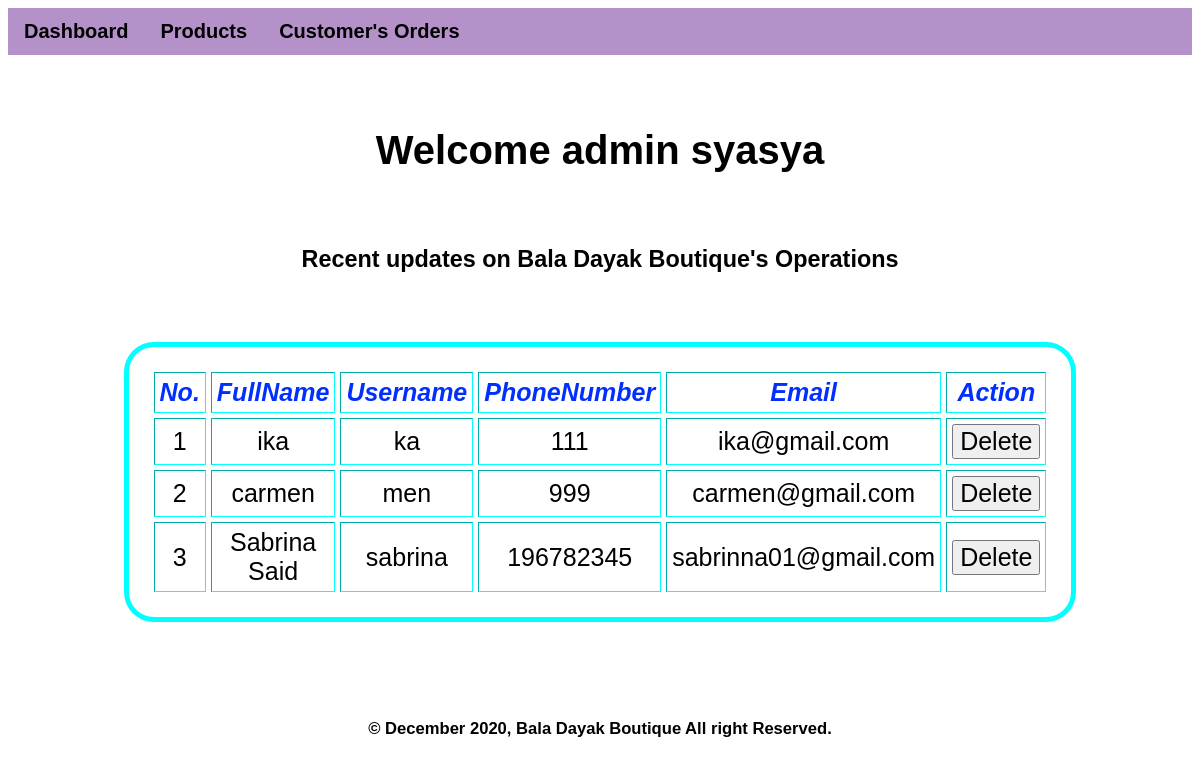
/dashboard.php (signed in), run on the app's committed database.
### tables this page shows
CREATE TABLE `member` (
  `UserID` int(10) UNSIGNED NOT NULL,
  `FullName` varchar(30) NOT NULL DEFAULT '',
  `Username` varchar(20) NOT NULL DEFAULT '',
  `PhoneNumber` int(12) DEFAULT 0,
  `Email` varchar(30) NOT NULL DEFAULT '',
  `Password` varchar(6) NOT NULL DEFAULT '',
  `Gender` text DEFAULT NULL,
  `Address` text DEFAULT NULL
);

### dashboard.php (the view, shortened to what this page needs)
<?php
    if(isset($_SESSION['AdminUserName'])){
        include_once('headerAdmin.php');
    }
    else{
        $URL="index.php";
        echo "<script type='text/javascript'>document.location.href='{$URL}';</script>";
        echo '<META HTTP-EQUIV="refresh" content="0;URL=' . $URL . '">';
    }
?>
<?php
    include('connect.php')
?>
<!DOCTYPE HTML>
<html>
        <head>
            <link rel="stylesheet" id="style" href="style.css">
        </head>
        <body>
            <h1>
                <center>
                    Welcome admin <?php echo  $_SESSION['AdminUserName']; ?>
                </center>
            </h1>
            <br>
            <h3>
                <center>
                    Recent updates on Bala Dayak Boutique's Operations
                </center>
            </h3>
            <div class="header">
                <br><br>
                <div>
                <?php
                    $query = "Select UserID, FullName, Username, PhoneNumber, Email From Member";
                    $result = mysqli_query($conn, $query);
                    $memberRowNum = mysqli_num_rows($result);
                    $memberArray[$memberRowNum][5]=array();
                    $i=0;
                    while($row = mysqli_fetch_array($result)){
                        $memberArray[$i][0]=$row['UserID'];
                        $memberArray[$i][1]=$row['FullName'];
                        $memberArray[$i][2]=$row['Username'];
                        $memberArray[$i][3]=$row['PhoneNumber'];
                        $memberArray[$i][4]=$row['Email'];
                        $i++;
                    }
                    ?>
                    <table align="center" cellspacing="5" cellpadding="5" border="solid" class="UserManagement">
                        <tr>
                            <td id="dashboardTableTitle">No.</td>
                            <td id="dashboardTableTitle">FullName</td>
                            <td id="dashboardTableTitle">Username</td>
                            <td id="dashboardTableTitle">PhoneNumber</td>
                            <td id="dashboardTableTitle">Email</td>
                            <td id="dashboardTableTitle">Action</td>
                        </tr>
                    <?php
                        for ($j=0;$j<$memberRowNum; $j++) {
                    ?>
                        <tr>
                            <td><?php $listNum = $j+1; echo $listNum; ?></td>
                            <td><?php echo $memberArray[$j][1] ?></td>
                            <td><?php echo $memberArray[$j][2] ?></td>
                            <td><?php echo $memberArray[$j][3] ?></td>
                            <td><?php echo $memberArray[$j][4] ?></td>
                            <td>
                                <form action="dashboard.php" method="post" name="myForm" id="myForm" value="myForm">
                                <input type="submit" value="Delete" name="delete" />
                                </form>
                            </td>
                        </tr>
                    <?php
                        }
                    ?>
                    </table>
                </div>
            </div>
        </body>
        <br><br><br>
        <footer>
            <h5>&copy December 2020, Bala Dayak Boutique All right Reserved.</h5>
        </footer>
</html>

### headerAdmin.php (shortened to what this page needs)
<!DOCTYPE HTML>
<html>
        <head>
            <link rel="stylesheet" id="style" href="style.css">
        </head>
        <body>
            <div class="navbar">
                <nav class="navigation">
                    <ul class="navi" id="navi">
                        <li class="dropdown">
                            <?php echo
                            "<a href=dashboard.php>Dashboard</a>"?>
                        </li>
                        <li class="dropdown">
                            <?php echo
                            "<a href=product.php>Products</a>"?>
                        </li>
                        <li>
                            <a href="order.php">Customer's Orders</a>
                        </li>
                    </ul>
                </nav>
                <br><br>
            </div>
        </body>
</html>

### connect.php (shortened to what this page needs)
<!DOCTYPE html>
<html>
<body>
</body>
</html>

### style.css (style rules this page uses)
body { font-size:20px; font-family:Helvetica, sans-serif; position:relative; }
nav li { float: left; text-align: center; padding: 12px 16px; text-decoration: none; font-size: 20px; }
#dashboardTableTitle, #orderInvoiceTableTitle { font-weight: bold; font-style: italic; color: rgb(0, 47, 255); }
input { font-size:25px; }
.UserManagement , .OrderInvoice { text-align:center; font-size:25px; margin: 0 auto; padding: 20px 20px; width: 45%; border: 5px solid aqua; border-radius: 30px; }
.navi { list-style-type: none; margin: 0; padding: 0; background-color: #b491c8; }
.navi:after { content: "."; display: block; clear: both; visibility: hidden; line-height: 0; height: 0; }
.navi li { display: block; color: black; text-align: center; text-decoration: none; font-size:20px; font-weight:bold; }
.navi li a { display: block; color: black; text-align: center; text-decoration: none; font-size:20px; font-weight:bold; }
.dropdown { position: relative; display: inline-block; }
footer { text-align: center; }

### data on the page
member: listNum "1", FullName "ika", Username "ka", PhoneNumber "111", Email "ika@gmail.com"
member: listNum "2", FullName "carmen", Username "men", PhoneNumber "999", Email "carmen@gmail.com"
member: listNum "3", FullName "Sabrina Said", Username "sabrina", PhoneNumber "196782345", Email "sabrinna01@gmail.com"

### other printed values
$_SESSION['AdminUserName'] "syasya"
